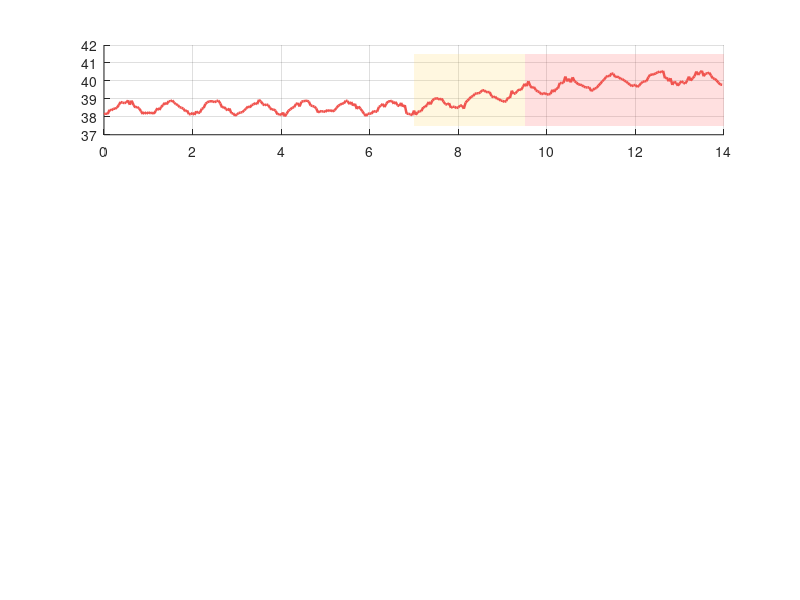

Reproduce this figure in MATLAB. (Note: this script raises an error after producing the figure.)
%% PashuRakshak Bovine Digital Twin - Compartmental Disease Simulator
% Smart India Hackathon (SIH) - Govt. of Maharashtra
% Simulates 14-day physiological dynamics for cattle (Bos indicus / crossbreeds)
% Biomarkers: Temperature, Rumination, Feeding, Activity Index

clear; clc; close all;

fprintf('====================================================\n');
fprintf(' PashuRakshak (पशुरक्षक) - Bovine Digital Twin Simulator \n');
fprintf(' Govt. of Maharashtra Livestock Health Surveillance \n');
fprintf('====================================================\n\n');

%% 1. Simulation Parameters
days = 14;
hours = days * 24;
t_hours = 0:(hours - 1);
t_days = t_hours / 24;

onset_day = 7.0;            % Disease onset at Day 7
subclinical_days = 2.5;     % 60 hours of sub-clinical window
onset_hour = onset_day * 24;
clinical_hour = (onset_day + subclinical_days) * 24;

%% 2. Baselines (Healthy Gir / Crossbreed Cow)
base_temp = 38.5;       % deg C
base_rum = 460.0;       % min/day
base_feed = 260.0;      % min/day
base_act = 100.0;       % index

% Circadian diurnal oscillations (lowest 6 AM, peak 6 PM)
circadian_phase = 2 * pi * (mod(t_hours, 24) - 6) / 24;
circ_temp = 0.35 * sin(circadian_phase);
circ_rum  = 30.0 * cos(circadian_phase);
circ_feed = 20.0 * sin(circadian_phase);
circ_act  = 15.0 * sin(circadian_phase);

% Noise / sensor jitter
rng(2026);
noise_temp = 0.08 * randn(1, hours);
noise_rum  = 8.0  * randn(1, hours);
noise_feed = 6.0  * randn(1, hours);
noise_act  = 4.0  * randn(1, hours);

%% 3. Compartmental Disease Progression (Subclinical Mastitis Model)
disease_progress = zeros(1, hours);
for h = 1:hours
    hr_val = t_hours(h);
    if hr_val < onset_hour
        disease_progress(h) = 0.0;
    elseif hr_val < clinical_hour
        % Sub-clinical phase (cytokine release, silent rumination drop)
        disease_progress(h) = (hr_val - onset_hour) / (clinical_hour - onset_hour) * 0.5;
    else
        % Clinical acute phase
        post_hrs = hr_val - clinical_hour;
        disease_progress(h) = 0.5 + 0.5 * (1.0 - exp(-post_hrs / 48.0));
    end
end

% Pathophysiological deltas (Mastitis: cytokine pyrexia + rumination suppression)
delta_temp = disease_progress * 1.8;
delta_rum  = -disease_progress * 220.0;
delta_feed = -disease_progress * 90.0;
delta_act  = -disease_progress * 25.0;

% Total physiological biomarker series
temp = base_temp + circ_temp + delta_temp + noise_temp;
rum  = max(40.0, base_rum + circ_rum + delta_rum + noise_rum);
feed = max(20.0, base_feed + circ_feed + delta_feed + noise_feed);
act  = max(15.0, base_act + circ_act + delta_act + noise_act);

%% 4. Print Summary to MATLAB Console
fprintf('Animal ID:             MAH-PUN-TAG-1042 (Gir Cross)\n');
fprintf('Condition Simulated:   Subclinical to Clinical Mastitis (कासदाह)\n');
fprintf('Simulation Duration:   %d Days (%d Hours)\n', days, hours);
fprintf('Subclinical Window:    Day %.1f to Day %.1f (Early Warning Lead Time: %.1f hours)\n', ...
        onset_day, onset_day + subclinical_days, subclinical_days * 24);
fprintf('Baseline Temperature:  %.1f °C  --> Peak Fever: %.2f °C\n', base_temp, max(temp));
fprintf('Baseline Rumination:   %.0f min/day --> Nadir Rumination: %.0f min/day (-%.1f%%)\n\n', ...
        base_rum, min(rum), ((base_rum - min(rum)) / base_rum) * 100);

%% 5. Visualization
fig = figure('Name', 'PashuRakshak - Bovine Disease Progression Digital Twin', ...
             'Color', [0.1 0.12 0.15], 'Position', [100 100 1100 750]);

colors = struct('temp', [0.94 0.33 0.31], ...
                'rum',  [0.24 0.60 0.94], ...
                'feed', [0.20 0.80 0.55], ...
                'act',  [0.98 0.70 0.18], ...
                'sub',  [0.95 0.77 0.20 0.15], ...
                'clin', [0.90 0.22 0.21 0.15]);

% --- Subplot 1: Body Temperature ---
subplot(4,1,1); hold on; grid on;
fill([onset_day (onset_day+subclinical_days) (onset_day+subclinical_days) onset_day], ...
     [37.5 37.5 41.5 41.5], [1 0.85 0.4], 'FaceAlpha', 0.2, 'EdgeColor', 'none');
fill([(onset_day+subclinical_days) days days (onset_day+subclinical_days)], ...
     [37.5 37.5 41.5 41.5], [1 0.4 0.4], 'FaceAlpha', 0.2, 'EdgeColor', 'none');
plot(t_days, temp, 'Color', colors.temp, 'LineWidth', 1.8);
yline(39.2, '--r', 'Fever Threshold (39.2°C)', 'Color', [1 0.5 0.5]);
ylabel('Temp (°C)', 'Color', 'w', 'FontSize', 10);
title('PashuRakshak Digital Twin: 14-Day Multi-Biomarker Progression (Cattle ID: MAH-PUN-1042)', ...
      'Color', 'w', 'FontSize', 12, 'FontWeight', 'bold');
set(gca, 'Color', [0.15 0.17 0.22], 'XColor', 'w', 'YColor', 'w', 'GridColor', [0.3 0.3 0.35]);
xlim([0 days]); ylim([37.8 41.2]);

% --- Subplot 2: Rumination Time ---
subplot(4,1,2); hold on; grid on;
fill([onset_day (onset_day+subclinical_days) (onset_day+subclinical_days) onset_day], ...
     [100 100 600 600], [1 0.85 0.4], 'FaceAlpha', 0.2, 'EdgeColor', 'none');
fill([(onset_day+subclinical_days) days days (onset_day+subclinical_days)], ...
     [100 100 600 600], [1 0.4 0.4], 'FaceAlpha', 0.2, 'EdgeColor', 'none');
plot(t_days, rum, 'Color', colors.rum, 'LineWidth', 1.8);
yline(350, '--y', 'Pre-Clinical Drop Threshold (-30%)', 'Color', [1 0.9 0.4]);
ylabel('Rumination (min)', 'Color', 'w', 'FontSize', 10);
set(gca, 'Color', [0.15 0.17 0.22], 'XColor', 'w', 'YColor', 'w', 'GridColor', [0.3 0.3 0.35]);
xlim([0 days]); ylim([180 560]);

% --- Subplot 3: Feeding Time ---
subplot(4,1,3); hold on; grid on;
fill([onset_day (onset_day+subclinical_days) (onset_day+subclinical_days) onset_day], ...
     [50 50 350 350], [1 0.85 0.4], 'FaceAlpha', 0.2, 'EdgeColor', 'none');
fill([(onset_day+subclinical_days) days days (onset_day+subclinical_days)], ...
     [50 50 350 350], [1 0.4 0.4], 'FaceAlpha', 0.2, 'EdgeColor', 'none');
plot(t_days, feed, 'Color', colors.feed, 'LineWidth', 1.8);
ylabel('Feeding (min)', 'Color', 'w', 'FontSize', 10);
set(gca, 'Color', [0.15 0.17 0.22], 'XColor', 'w', 'YColor', 'w', 'GridColor', [0.3 0.3 0.35]);
xlim([0 days]); ylim([80 320]);

% --- Subplot 4: Activity Index ---
subplot(4,1,4); hold on; grid on;
fill([onset_day (onset_day+subclinical_days) (onset_day+subclinical_days) onset_day], ...
     [20 20 150 150], [1 0.85 0.4], 'FaceAlpha', 0.2, 'EdgeColor', 'none');
fill([(onset_day+subclinical_days) days days (onset_day+subclinical_days)], ...
     [20 20 150 150], [1 0.4 0.4], 'FaceAlpha', 0.2, 'EdgeColor', 'none');
plot(t_days, act, 'Color', colors.act, 'LineWidth', 1.8);
xlabel('Timeline (Days)  [Gold = Subclinical Window (Early Warning 60h) | Red = Clinical Clots]', ...
       'Color', [1 0.85 0.4], 'FontSize', 11, 'FontWeight', 'bold');
ylabel('Activity Index', 'Color', 'w', 'FontSize', 10);
set(gca, 'Color', [0.15 0.17 0.22], 'XColor', 'w', 'YColor', 'w', 'GridColor', [0.3 0.3 0.35]);
xlim([0 days]); ylim([40 140]);

fprintf('>> Simulation complete. Figure window opened.\n');
